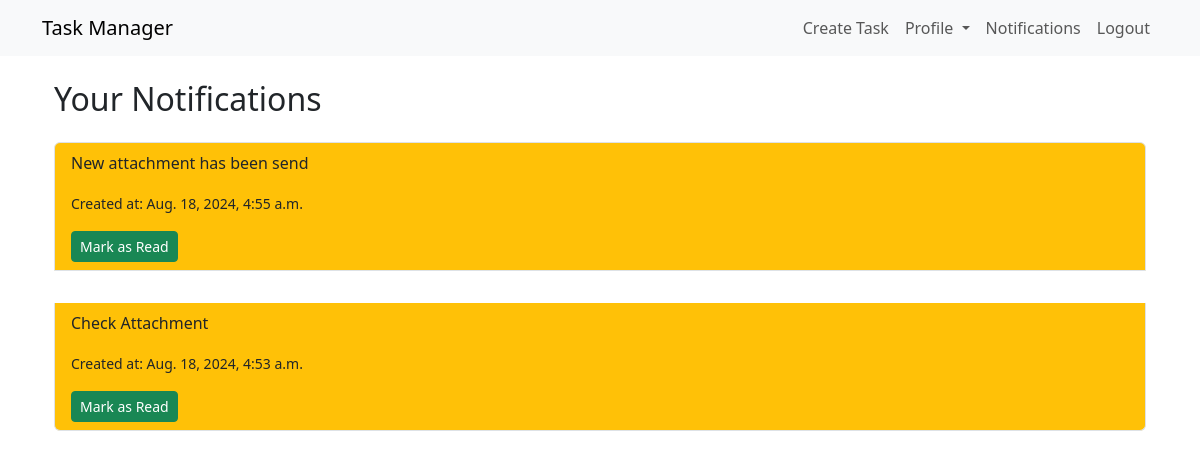
The app's page /notifications/ (signed in) with its own data.
### core/models.py (models this page shows, shortened)
class Notification(models.Model):
    user = models.ForeignKey(User, on_delete=models.CASCADE, related_name='notifications')
    task = models.ForeignKey(Task, on_delete=models.CASCADE, null=True, blank=True, related_name='notifications')
    project = models.ForeignKey(Project, on_delete=models.CASCADE, null=True, blank=True, related_name='notifications')
    message = models.TextField()
    read = models.BooleanField(default=False)
    created_at = models.DateTimeField(auto_now_add=True)

### core/views.py (the view)
# urls.py: path('notifications/', user_notifications, name='user-notifications'),
def user_notifications(request):
    notifications = request.user.notifications.all().order_by('-created_at')
    return render(request, 'user_notifications.html', {'notifications': notifications})

### templates/user_notifications.html
{% extends 'base.html' %}
{% block content %}
<div class="container">
    <h2>Your Notifications</h2>
    <ul class="list-group ">
        {% for notification in notifications %}
        <li class="list-group-item mt-3 mb-3  {% if not notification.read %}bg-warning{% endif %}">
            <p>{{ notification.message }}</p>
            <p><small>Created at: {{ notification.created_at }}</small></p>
            {% if not notification.read %}
                <a href="{% url 'mark-as-read' notification.id %}" class="btn btn-success btn-sm">Mark as Read</a>
            {% endif %}
        </li>
        {% empty %}
        <li class="list-group-item">No notifications.</li>
        {% endfor %}
    </ul>
</div>
{% endblock %}

### records on screen
Notification: message "New attachment has been send", created_at "Aug. 18, 2024, 4:55 a.m.", read "Mark as Read"
Notification: message "Check Attachment", created_at "Aug. 18, 2024, 4:53 a.m.", read "Mark as Read"
